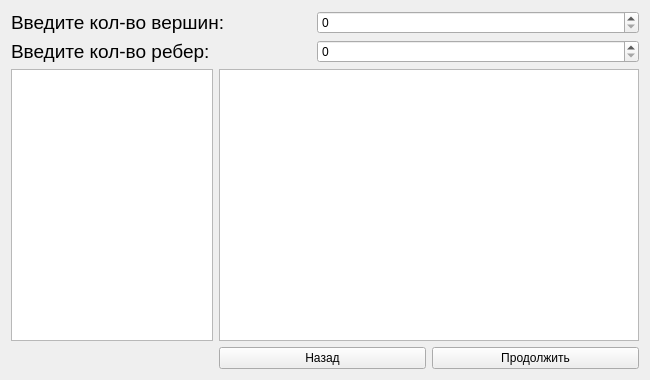
<?xml version="1.0" encoding="UTF-8"?>
<ui version="4.0">
 <class>IncidMatrix</class>
 <widget class="QWidget" name="IncidMatrix">
  <property name="geometry">
   <rect>
    <x>0</x>
    <y>0</y>
    <width>650</width>
    <height>380</height>
   </rect>
  </property>
  <property name="windowTitle">
   <string>GraphManager</string>
  </property>
  <property name="windowIcon">
   <iconset resource="resources.qrc">
    <normaloff>:/resourses/graph.png</normaloff>:/resourses/graph.png</iconset>
  </property>
  <layout class="QGridLayout" name="gridLayout_3">
   <item row="2" column="1">
    <layout class="QGridLayout" name="gridLayout_2">
     <item row="0" column="0">
      <widget class="QPushButton" name="incid_back">
       <property name="text">
        <string>Назад</string>
       </property>
      </widget>
     </item>
     <item row="0" column="1">
      <widget class="QPushButton" name="incid_cont">
       <property name="text">
        <string>Продолжить</string>
       </property>
      </widget>
     </item>
    </layout>
   </item>
   <item row="1" column="1">
    <widget class="QTableWidget" name="table_incid">
     <property name="sizePolicy">
      <sizepolicy hsizetype="Expanding" vsizetype="Expanding">
       <horstretch>250</horstretch>
       <verstretch>0</verstretch>
      </sizepolicy>
     </property>
     <property name="gridStyle">
      <enum>Qt::DashLine</enum>
     </property>
    </widget>
   </item>
   <item row="1" column="0">
    <widget class="QTableWidget" name="table_names">
     <property name="sizePolicy">
      <sizepolicy hsizetype="Expanding" vsizetype="Expanding">
       <horstretch>120</horstretch>
       <verstretch>0</verstretch>
      </sizepolicy>
     </property>
    </widget>
   </item>
   <item row="0" column="0" colspan="2">
    <layout class="QGridLayout" name="gridLayout">
     <item row="1" column="0">
      <widget class="QLabel" name="incid_label_edges">
       <property name="font">
        <font>
         <pointsize>14</pointsize>
        </font>
       </property>
       <property name="text">
        <string>Введите кол-во ребер:</string>
       </property>
      </widget>
     </item>
     <item row="0" column="1">
      <widget class="QSpinBox" name="incid_val_points">
       <property name="sizePolicy">
        <sizepolicy hsizetype="Minimum" vsizetype="Fixed">
         <horstretch>11</horstretch>
         <verstretch>0</verstretch>
        </sizepolicy>
       </property>
      </widget>
     </item>
     <item row="0" column="0">
      <layout class="QHBoxLayout" name="horizontalLayout_2">
       <item>
        <widget class="QLabel" name="incid_label_points">
         <property name="font">
          <font>
           <pointsize>14</pointsize>
          </font>
         </property>
         <property name="text">
          <string>Введите кол-во вершин:</string>
         </property>
        </widget>
       </item>
       <item>
        <widget class="QPushButton" name="pushButton">
         <property name="sizePolicy">
          <sizepolicy hsizetype="Fixed" vsizetype="Fixed">
           <horstretch>0</horstretch>
           <verstretch>0</verstretch>
          </sizepolicy>
         </property>
         <property name="text">
          <string/>
         </property>
         <property name="icon">
          <iconset resource="resources.qrc">
           <normaloff>:/resourses/faq_question_support_icon_153995.png</normaloff>:/resourses/faq_question_support_icon_153995.png</iconset>
         </property>
         <property name="iconSize">
          <size>
           <width>32</width>
           <height>32</height>
          </size>
         </property>
         <property name="flat">
          <bool>true</bool>
         </property>
        </widget>
       </item>
       <item>
        <spacer name="horizontalSpacer">
         <property name="orientation">
          <enum>Qt::Horizontal</enum>
         </property>
         <property name="sizeHint" stdset="0">
          <size>
           <width>40</width>
           <height>20</height>
          </size>
         </property>
        </spacer>
       </item>
      </layout>
     </item>
     <item row="1" column="1">
      <widget class="QSpinBox" name="incid_val_edges">
       <property name="wrapping">
        <bool>false</bool>
       </property>
      </widget>
     </item>
    </layout>
   </item>
  </layout>
 </widget>
 <resources>
  <include location="resources.qrc"/>
 </resources>
 <connections/>
</ui>
